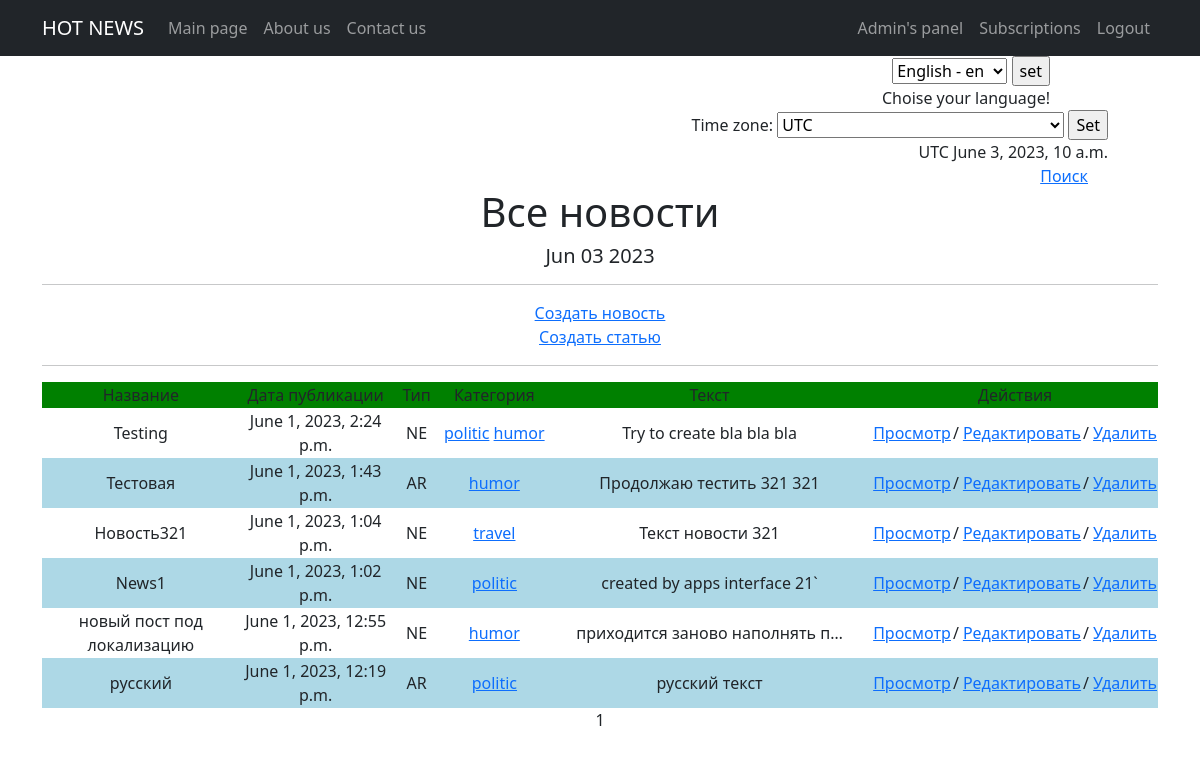
Page /news/ (signed in) on the committed database.
### news/models.py (models this page shows, shortened)
class Post(models.Model):
    author = models.ForeignKey(Author, to_field='authorUser_id', on_delete=models.CASCADE)
    NEWS = 'NE'
    ARTICLE = 'AR'
    CATEGORY_CHOISE = (
        (NEWS, 'Новость'),
        (ARTICLE, 'Статья'),
    )
    category_type = models.CharField(max_length=2, choices=CATEGORY_CHOISE, default=ARTICLE)
    dateCreation = models.DateTimeField(auto_now_add=True)
    postCategory = models.ManyToManyField(Category, through='PostCategory')
    title = models.CharField(max_length=128)
    text = models.TextField()
    rating = models.SmallIntegerField(default=0)

class Category(models.Model):
    name = models.CharField(max_length=32, unique=True, help_text=_('category name'))
    subscribers = models.ManyToManyField(User, blank=True, null=True, related_name='categories')

### news/views.py (the view, shortened to what this page needs)
# urls.py: path('news/', cache_page(3)(NewsList.as_view()), name='news_list'),
class NewsList(ListView):
    model = Post
    ordering = '-dateCreation'
    template_name = 'news_list.html'
    context_object_name = 'posts'
    paginate_by = 10
    def get_context_data(self, **kwargs):
        context = super().get_context_data(**kwargs)
        context['time_now'] = datetime.utcnow()
        context['current_time'] = timezone.now()
        context['timezones'] = pytz.common_timezones
        return context

### news/templatetags/custom_filters.py (called while the page is built)
@register.filter()
def censor(value):
    if not isinstance(value, str):
        raise TypeError("Value must be a string")
    else:
        bad_words = ['badword1', 'badword2', 'badword3']
        words = value.split()
        for i, word in enumerate(words):
            if word.lower() in bad_words:
                words[i] = word[0] + "*" * (len(word) - 1)
        return " ".join(words)

### templates/news_list.html (shortened to what this page needs)
{% extends 'flatpages/default.html' %}
{% load tz %}
{% load custom_filters %}
{% block content %}
    <div align="right" style="margin-right: 50px">
    {% get_current_timezone as TIME_ZONE %}
        <form action="" method="POST">
                <label for="timezone">Time zone:</label>
                <select name="timezone">
                    {% for tz in timezones %}
                        <option value="{{ tz }}"{% if tz == TIME_ZONE %} selected{% endif %}>{{ tz }}</option>
                    {% endfor %}
                </select>
                <input type="submit" value="Set">
        </form>
    {{ TIME_ZONE }}
    {{ current_time|timezone:TIME_ZONE }}
   </div>
<div align="right" style="margin-right: 70px" >
<a href="{% url 'search'%}">Поиск</a>
</div>
   <h1>Все новости</h1>
   <h5>{{ time_now|date:'M d Y' }}</h5>
   <hr>
   {% if perms.news.add_post %}
   <a href="{% url 'news_create'%}">Создать новость</a>
   {% endif %}
   {% if perms.news.add_post %}
   <br>
   <a href="{% url 'ar_create'%}">Создать статью</a>
   {% endif %}
   <hr>
   {% if posts %}
       <table align="center">
           <tr>
               <td width="20%">Название</td>
               <td width="15%">Дата публикации</td>
               <td width="5%">Тип</td>
               <td width="10%">Категория</td>
               <td width="35%">Текст</td>
               <td colspan="7">Действия</td>
           </tr>
           {% for post in posts %}
                  <tr>
                      <td>{{ post.title|censor }}</td>
                      <td>{{ post.dateCreation }}</td>
                      <td>{{ post.category_type }}</td>
                      <td>{% for cat in post.postCategory.all %}
                             <a href="{% url 'category_list' cat.id %}">{{ cat.name }}</a>
                          {% endfor %}</td>
                      <td>{{ post.text|truncatechars:30|censor }}</td>
                      {% if post.category_type == 'NE' %}
                        <td>
                        <a href="{% url 'post_detail' post.id %}">Просмотр</a>
                        </td>
                        {% if perms.news.change_post %}
                        <td>/<td>
                        <td>
                        <a href="{% url 'news_update' post.id %}">Редактировать</a>
                        </td>
                        {% endif %}
                        {% if perms.news.delete_post %}
                        <td>/<td>
                        <td>
                        <a href="{% url 'news_delete' post.id %}">Удалить</a>
                        </td>
                        {% endif %}
                      {% elif post.category_type == 'AR' %}
                        <td>
                        <a href="{% url 'ar_detail' post.id %}">Просмотр</a>
                        </td>
                        {% if perms.news.change_post %}
                        <td>/<td>
                        <td>
                        <a href="{% url 'ar_update' post.id %}">Редактировать</a>
                        </td>
                        {% endif %}
                        {% if perms.news.delete_post %}
                        <td>/<td>
                        <td>
                        <a href="{% url 'ar_delete' post.id %}">Удалить</a>
                        </td>
                        {% endif %}
                      {% endif %}
                  </tr>
           {% endfor %}
       </table>
   {% else %}
       <h2>Новостей нет!</h2>
   {% endif %}
   {{ page_obj.number }}
{% endblock content %}

### templates/news_list.html (style rules this page uses)
table { border-collapse: collapse; }
tr:first-child { background-color: green; }
tr:nth-child(even) { background-color: white; }
tr:nth-child(odd) { background-color: lightblue; }

### rows in the picture
Post: title|censor "Testing", dateCreation "June 1, 2023, 2:24 p.m.", category_type "NE", text|censor "Try to create bla bla bla", shows "Просмотр", shows "Редактировать", shows "Удалить"
Category: name "politic"
Category: name "humor"
Post: title|censor "Тестовая", dateCreation "June 1, 2023, 1:43 p.m.", category_type "AR", text|censor "Продолжаю тестить 321 321", shows "Просмотр", shows "Редактировать", shows "Удалить"
Post: title|censor "Новость321", dateCreation "June 1, 2023, 1:04 p.m.", category_type "NE", text|censor "Текст новости 321", shows "Просмотр", shows "Редактировать", shows "Удалить"
Category: name "travel"
Post: title|censor "News1", dateCreation "June 1, 2023, 1:02 p.m.", category_type "NE", text|censor "created by apps interface 21`", shows "Просмотр", shows "Редактировать", shows "Удалить"
Post: title|censor "новый пост под локализацию", dateCreation "June 1, 2023, 12:55 p.m.", category_type "NE", text|censor "приходится заново наполнять п…", shows "Просмотр", shows "Редактировать", shows "Удалить"
Post: title|censor "русский", dateCreation "June 1, 2023, 12:19 p.m.", category_type "AR", text|censor "русский текст", shows "Просмотр", shows "Редактировать", shows "Удалить"

### other values in the picture
{{ TIME_ZONE }} "UTC"
{{ current_time|timezone:TIME_ZONE }} "June 3, 2023, 10 a.m."
{{ time_now|date:'M d Y' }} "Jun 03 2023"
{{ page_obj.number }} "1"
form field language "English - en"
form field timezone "UTC"
